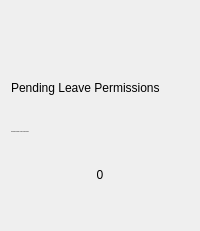
             <widget class="QWidget" name="m_widget_summary_plp" native="true">
              <property name="minimumSize">
               <size>
                <width>190</width>
                <height>231</height>
               </size>
              </property>
              <property name="maximumSize">
               <size>
                <width>16777215</width>
                <height>231</height>
               </size>
              </property>
              <property name="cursor">
               <cursorShape>PointingHandCursor</cursorShape>
              </property>
              <property name="styleSheet">
               <string notr="true">QWidget[objectName=&quot;m_widget_summary_plp&quot;] {
	background: qradialgradient(
			spread: pad,
			cx: 0.5,
			cy: 0.5,
			radius: 1.0,
			fx: 0.5,
			fy: 0.5,
			stop: 0 #2d2d2d,
			stop: 1 #242424
	);
	border: 1px solid;
	border-radius: 20px;
	border-color: qlineargradient(x1:0, y1:0, x2:1, y2:0, stop: 0 rgb(58, 62, 88), stop: 1 rgb(119, 127, 148))

}

QLabel {
	background-color: transparent;
}

QLabel[objectName=&quot;lbl_dashboard_header_3&quot;]{
	font: 14px;
}

QPushButton {
	background-color: transparent;
}

Line {
	background-color: #be8af9;
}</string>
              </property>
              <layout class="QVBoxLayout" name="verticalLayout_4">
               <item>
                <layout class="QHBoxLayout" name="horizontalLayout_5">
                 <item>
                  <spacer name="horizontalSpacer_46">
                   <property name="orientation">
                    <enum>Qt::Horizontal</enum>
                   </property>
                   <property name="sizeHint" stdset="0">
                    <size>
                     <width>40</width>
                     <height>20</height>
                    </size>
                   </property>
                  </spacer>
                 </item>
                 <item>
                  <widget class="QLabel" name="lbl_summary_3_icon">
                   <property name="minimumSize">
                    <size>
                     <width>51</width>
                     <height>51</height>
                    </size>
                   </property>
                   <property name="maximumSize">
                    <size>
                     <width>51</width>
                     <height>51</height>
                    </size>
                   </property>
                   <property name="text">
                    <string/>
                   </property>
                   <property name="pixmap">
                    <pixmap resource="../icons_source.qrc">:/newSource/icons/permission.png</pixmap>
                   </property>
                   <property name="scaledContents">
                    <bool>true</bool>
                   </property>
                  </widget>
                 </item>
                 <item>
                  <spacer name="horizontalSpacer_47">
                   <property name="orientation">
                    <enum>Qt::Horizontal</enum>
                   </property>
                   <property name="sizeHint" stdset="0">
                    <size>
                     <width>40</width>
                     <height>20</height>
                    </size>
                   </property>
                  </spacer>
                 </item>
                </layout>
               </item>
               <item>
                <spacer name="verticalSpacer_51">
                 <property name="orientation">
                  <enum>Qt::Vertical</enum>
                 </property>
                 <property name="sizeHint" stdset="0">
                  <size>
                   <width>20</width>
                   <height>40</height>
                  </size>
                 </property>
                </spacer>
               </item>
               <item>
                <widget class="QLabel" name="lbl_dashboard_header_3">
                 <property name="minimumSize">
                  <size>
                   <width>151</width>
                   <height>18</height>
                  </size>
                 </property>
                 <property name="maximumSize">
                  <size>
                   <width>16777215</width>
                   <height>18</height>
                  </size>
                 </property>
                 <property name="text">
                  <string>Pending Leave Permissions</string>
                 </property>
                 <property name="alignment">
                  <set>Qt::AlignLeading|Qt::AlignLeft|Qt::AlignVCenter</set>
                 </property>
                </widget>
               </item>
               <item>
                <spacer name="verticalSpacer_52">
                 <property name="orientation">
                  <enum>Qt::Vertical</enum>
                 </property>
                 <property name="sizeHint" stdset="0">
                  <size>
                   <width>20</width>
                   <height>40</height>
                  </size>
                 </property>
                </spacer>
               </item>
               <item>
                <widget class="QLabel" name="lbl_dashboard_description_3">
                 <property name="minimumSize">
                  <size>
                   <width>151</width>
                   <height>36</height>
                  </size>
                 </property>
                 <property name="maximumSize">
                  <size>
                   <width>16777215</width>
                   <height>36</height>
                  </size>
                 </property>
                 <property name="font">
                  <font>
                   <pointsize>-1</pointsize>
                   <weight>50</weight>
                   <italic>false</italic>
                   <bold>false</bold>
                  </font>
                 </property>
                 <property name="text">
                  <string>Approvals required for leave permissions</string>
                 </property>
                 <property name="alignment">
                  <set>Qt::AlignLeading|Qt::AlignLeft|Qt::AlignVCenter</set>
                 </property>
                 <property name="wordWrap">
                  <bool>true</bool>
                 </property>
                </widget>
               </item>
               <item>
                <spacer name="verticalSpacer_53">
                 <property name="orientation">
                  <enum>Qt::Vertical</enum>
                 </property>
                 <property name="sizeHint" stdset="0">
                  <size>
                   <width>20</width>
                   <height>40</height>
                  </size>
                 </property>
                </spacer>
               </item>
               <item>
                <widget class="QLabel" name="lbl_count_pending_leave_permissions">
                 <property name="minimumSize">
                  <size>
                   <width>151</width>
                   <height>16</height>
                  </size>
                 </property>
                 <property name="maximumSize">
                  <size>
                   <width>16777215</width>
                   <height>16</height>
                  </size>
                 </property>
                 <property name="text">
                  <string>0</string>
                 </property>
                 <property name="alignment">
                  <set>Qt::AlignCenter</set>
                 </property>
                </widget>
               </item>
               <item>
                <spacer name="verticalSpacer_54">
                 <property name="orientation">
                  <enum>Qt::Vertical</enum>
                 </property>
                 <property name="sizeHint" stdset="0">
                  <size>
                   <width>20</width>
                   <height>40</height>
                  </size>
                 </property>
                </spacer>
               </item>
               <item>
                <layout class="QHBoxLayout" name="horizontalLayout_64">
                 <item>
                  <spacer name="horizontalSpacer_55">
                   <property name="orientation">
                    <enum>Qt::Horizontal</enum>
                   </property>
                   <property name="sizeHint" stdset="0">
                    <size>
                     <width>40</width>
                     <height>20</height>
                    </size>
                   </property>
                  </spacer>
                 </item>
                 <item>
                  <widget class="QLabel" name="lbl_dashboard_expand_icon_3">
                   <property name="minimumSize">
                    <size>
                     <width>16</width>
                     <height>16</height>
                    </size>
                   </property>
                   <property name="maximumSize">
                    <size>
                     <width>16</width>
                     <height>16</height>
                    </size>
                   </property>
                   <property name="text">
                    <string/>
                   </property>
                   <property name="pixmap">
                    <pixmap resource="../icons_source.qrc">:/newSource/icons/expand_1.png</pixmap>
                   </property>
                   <property name="scaledContents">
                    <bool>true</bool>
                   </property>
                  </widget>
                 </item>
                </layout>
               </item>
              </layout>
             </widget>
